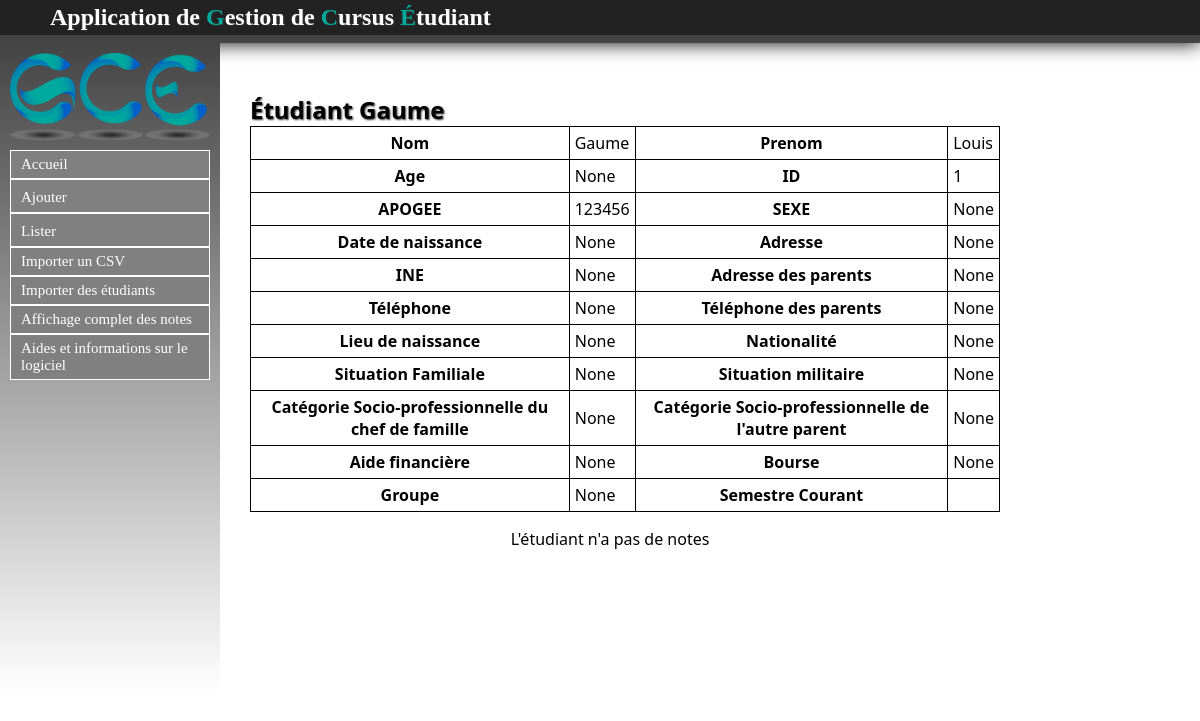
Page /Etudiant/listeretu/1 on the earlier database version.
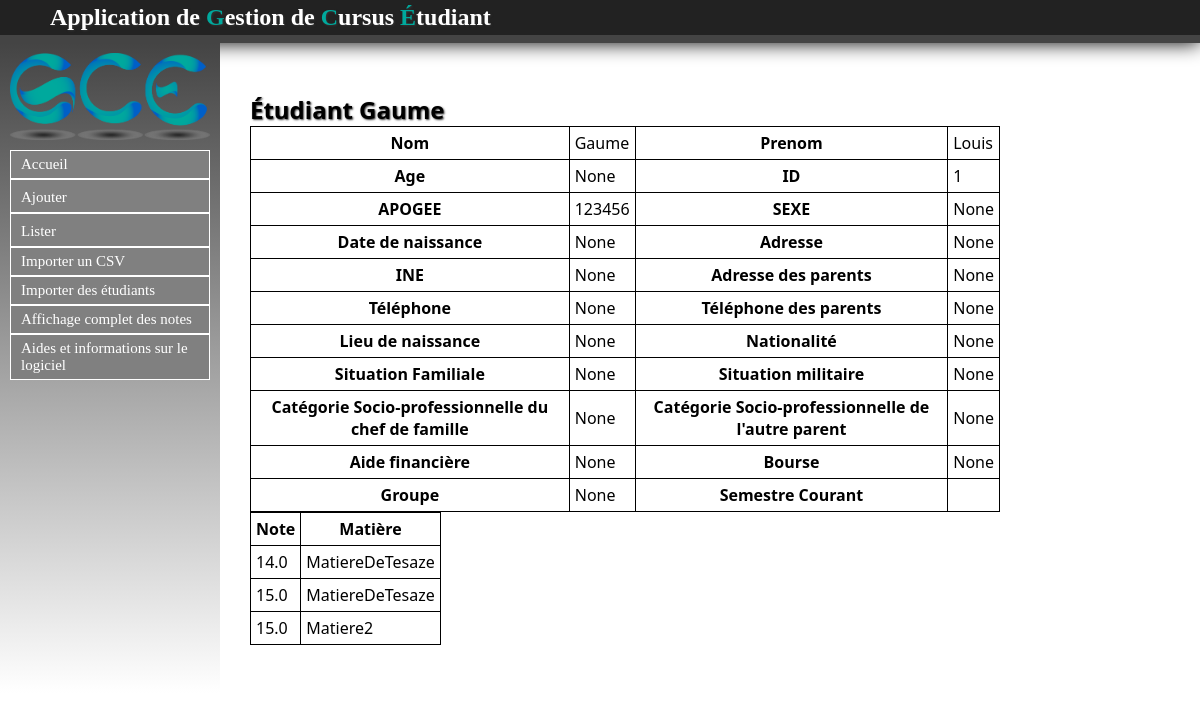
Same page on the later database version.
### Etudiant/models.py (models this page shows, shortened)
class Etu(models.Model):
	nom = models.CharField(max_length=30, null=False)
	prenom = models.CharField(max_length=30, null=False)
	age = models.IntegerField(null=True)
	apogee = models.IntegerField(null=True)
	date_naissance = models.DateField(null=True)
	sexe = models.CharField(max_length=1, null=True)
	adresse = models.CharField(max_length=100, null=True)
	ine = models.CharField(max_length=100, null=True)
	adresse_parents = models.CharField(max_length=100, null=True)
	tel = models.IntegerField(null=True)
	tel_par = models.IntegerField(null=True)
	lieu_naissance = models.CharField(max_length=100, null=True)
	nationalite = models.CharField(max_length=100, null=True)
	situation_familiale = models.CharField(max_length=100, null=True)
	situation_militaire = models.CharField(max_length=100, null=True)
	cate_socio_pro_chef_famille = models.CharField(max_length=100, null=True)
	cate_socio_pro_autre_parent = models.CharField(max_length=100, null=True)
	aide_financiere = models.CharField(max_length=100, null=True)
	bourse = models.CharField(max_length=100, null=True)
	groupe = models.ForeignKey(Groupe, null=True)

### Note/models.py (models this page shows, shortened)
class Note(models.Model):
	valeur = models.FloatField()
	etudiant = models.ForeignKey(Etu, null=False)
	annee = models.ForeignKey(Annee, null=True)
	matiere = models.ForeignKey(Matiere, null=False)

### Matiere/models.py (models this page shows, shortened)
class Matiere(models.Model):
	intitule = models.CharField(max_length=30,null=False)
	code = models.CharField(max_length=30,null=False)
	coefficient = models.FloatField(default=1.0)
	ue = models.ForeignKey('UE.ue', null=True)

### Etudiant/views.py (the view)
# urls.py: url(r'^listeretu/(?P<id>\d+)$', views.listeretu),
def listeretu(request, id):
	etu = get_object_or_404(Etu, id=id)
	notes = Note.objects.filter(etudiant__id=id)
	return render(request, 'contenu_html/listeretu.html', locals())

### Etudiant/templates/contenu_html/listeretu.html (shortened to what this page needs)
{% extends "templates/base.html" %}
{% block content %}
<h1>Étudiant {{ etu.nom }}</h1>
<table id="b">
	<tr>
		<th>Nom</th>
		<td>{{ etu.nom }}</td>
		<th>Prenom</th>
		<td>{{ etu.prenom }}</td>
	</tr>
	<tr>
		<th>Age</th>
		<td>{{ etu.age }}</td>
		<th>ID</th>
		<td>{{ etu.id }}</td>
	</tr>
	<tr>
		<th>APOGEE</th>
		<td>{{ etu.apogee }}</td>
		<th>SEXE</th>
		<td>{{ etu.sexe }}</td>
	</tr>
	<tr>
		<th>Date de naissance</th>
		<td>{{ etu.date_naissance }}</td>
		<th>Adresse</th>
		<td>{{ etu.adresse }}</td>
	</tr>
	<tr>
		<th>INE</th>
		<td>{{ etu.ine }}</td>
		<th>Adresse des parents</th>
		<td>{{ etu.adresse_parents }}</td>
	</tr>
	<tr>
		<th>Téléphone</th>
		<td>{{ etu.tel }}</td>
		<th>Téléphone des parents</th>
		<td>{{ etu.tel_par }}</td>
	</tr>
	<tr>
		<th>Lieu de naissance</th>
		<td>{{ etu.lieu_naissance }}</td>
		<th>Nationalité</th>
		<td>{{ etu.nationalite }}</td>
	</tr>
	<tr>
		<th>Situation Familiale</th>
		<td>{{ etu.situation_familiale }}</td>
		<th>Situation militaire</th>
		<td>{{ etu.situation_militaire }}</td>
	</tr>
	<tr>
		<th>Catégorie Socio-professionnelle du chef de famille</th>
		<td>{{ etu.cate_socio_pro_chef_famille }}</td>
		<th>Catégorie Socio-professionnelle de l'autre parent</th>
		<td>{{ etu.cate_socio_pro_autre_parent }}</td>
	</tr>
	<tr>
		<th>Aide financière</th>
		<td>{{ etu.aide_financiere }}</td>
		<th>Bourse</th>
		<td>{{ etu.bourse }}</td>
	</tr>
	<tr>
		<th>Groupe</th>
		<td>{{ etu.groupe }}</td>
		<th>Semestre Courant</th>
		<td>{{ etu.semestre }}</td>
	</tr>
</table>
{% if not notes %}
	<p>L'étudiant n'a pas de notes</p>
{% else %}
	<table style="border:1px solid black; border-collapse : collapse;">
	<tr>
		<th style="border:1px solid black;">Note</th>
		<th style="border:1px solid black;">Matière</th>
	</tr>
{% endif %}
{% for note in notes %}
	<tr>
		<td style="border:1px solid black;">{{ note.valeur }}</td>
		<td style="border:1px solid black;">{{ note.matiere.intitule }}</td>
	</tr>
{% endfor %}
</table>
{% endblock %}

### cursusEtu/templates/base.html (shortened to what this page needs)
<html>
	<head>
		{% load static %}
		<link rel="stylesheet" type="text/css" href="{% static 'css/stylesheet.css' %}" />
	</head>
	<body>
		<div id="header">
			<h1>Application de <label id="GCE">G</label>estion de <label id="GCE">C</label>ursus <label id="GCE">É</label>tudiant</h1>
		</div>
		<nav id="menu">
			<img id="logo" src="{% static 'image/logo.png' %}" alt="Logo GCE" />
			<ul id="menu-deroulant">
		            <a href="/"><li>Accueil</li></a>
		        <li id="ajouter">
		            <a>Ajouter</a>
		        </li>
		        <li id="lister">
		            <a>Lister</a>
		        </li>
		            <a href="/Note/importer_csv"><li>Importer un CSV </li></a>
					<a href="/Etudiant/importer_etu"><li>Importer des étudiants</li></a>
		            <a href="/Etudiant/affichageComplet"><li>Affichage complet des notes</li></a>
		        	<a href="/aides"><li>Aides et informations sur le logiciel</li></a>
		    </ul>
		</nav>
		<div id="main">
			{% block content %}
			{% endblock %}
		</div>
	</body>
</html>

### static/css/stylesheet.css (style rules this page uses)
a { color:#222222; text-decoration: none; }
html,body { height: 100%; }
body { font-family: "Segoe UI", Verdana, serif; font-size:12pt; margin:0; padding:0; }
#header { width:100%; padding-top: 4px; padding-bottom: 4px; background-color:#222222; box-shadow:0 0 20px #000000; border-bottom:solid #444444 8px; font-family: walkway; }
#GCE { color: #00A99D; }
#menu a { color: white; font-size: 15px; font-family: walkway; }
li { border : 1px solid white; padding: 5px 0px 5px 0px; background-color :gray; cursor: pointer; padding-left: 10px; }
#menu-deroulant, #menu-deroulant ul { padding: 0; margin: 0; list-style: none; }
h1 { text-shadow:1px 1px 2px #333333; text-align: left; color:white; margin:0px; margin-left: 50px; font-size: 1.5em; }
#menu { background: linear-gradient(to bottom, #444444, white); width: 200px; height: 80%; padding: 10px; padding-top: 0px; float: left; }
#main { width : 800px; margin:auto; text-align: center; margin-top: 50px; }
table { border:1px solid black; border-collapse : collapse; }
#main h1 { color: black; }
table { margin-left: 50px; }
td, th { padding: 5px; border:1px solid black; }
#logo { vertical-align: middle; width: 200px; margin-top: 10px; margin-bottom: 10px; }

Differences in the rows shown:
added Note: valeur "14.0", matiere.intitule "MatiereDeTesaze"
added Note: valeur "15.0", matiere.intitule "MatiereDeTesaze"
added Note: valeur "15.0", matiere.intitule "Matiere2"
Other differences:
text no longer shown: "L'étudiant n'a pas de notes"
text now shown: "Note Matière"
